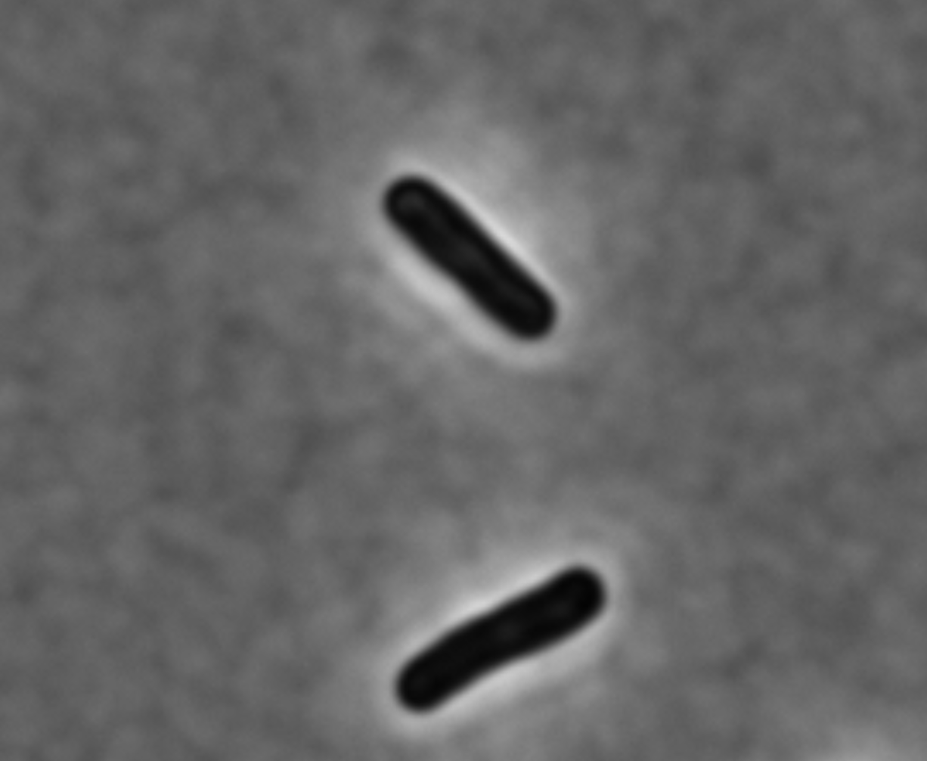
#> input picture test.png, 927 x 761 px, shrunk from 1226 x 1006 before the run
$ python functions.py
#> lines starting #> are read from the running program, lines starting #| are printed output that depends on the picture; after the words box and inside, x2 and y2 are one past the last pixel; in counts of white or black regions, pixels touching at a corner belong together
import cv2
import numpy as np
import matplotlib.pyplot as plt


def get_contour(image_path: str) -> np.ndarray:
#> called with image_path = 'test.png'
    image = cv2.imread(image_path)
#> image is the input picture: shape (761, 927, 3); mean B, G, R 102.1, 102.1, 102.1
    gray = cv2.cvtColor(image, cv2.COLOR_BGR2GRAY)
    ret, thresh = cv2.threshold(gray, 100, 255, cv2.THRESH_BINARY)
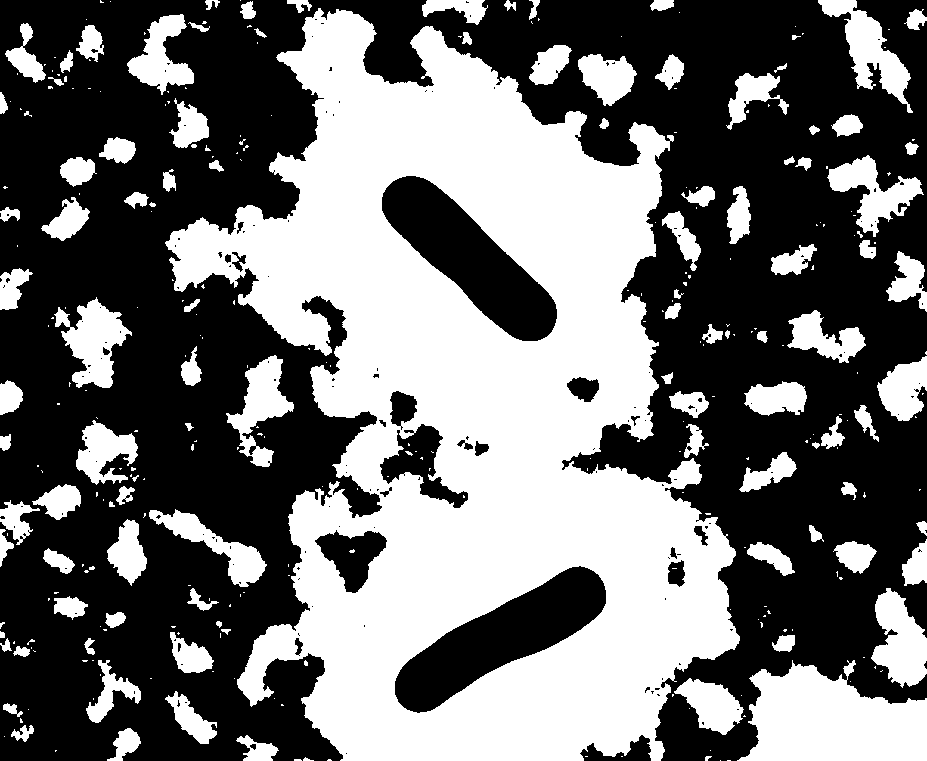
#> thresh: shape (761, 927); 43.4% white; 323 white regions (211 under 20 px), largest, box (x1, y1, x2, y2) and area: (165, 8, 740, 761) 221177, (737, 660, 927, 761) 13430, (818, 0, 913, 113) 3576
    img_canny = cv2.Canny(thresh, 0, 150)
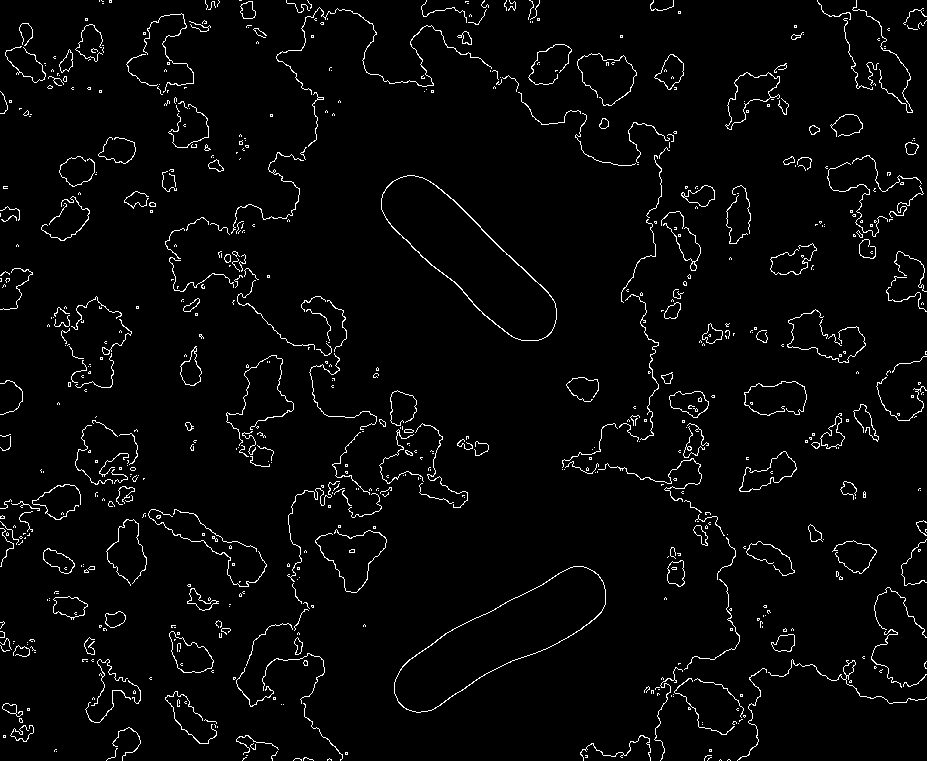
#> img_canny: shape (761, 927); 3% white in thin lines or dots
    contours_raw, hierarchy = cv2.findContours(
        img_canny, cv2.RETR_EXTERNAL, cv2.CHAIN_APPROX_NONE
    )
#> contours_raw = 696 contours, 628 with area under 20; largest, box (x1, y1, x2, y2) and area: (394, 566, 606, 713) 12622, (381, 175, 557, 341) 12212, (725, 72, 780, 130) 1334, (169, 631, 214, 673) 1045, (739, 451, 797, 492) 1038
    # # Filter out contours with small area
    # contours = list(filter(lambda x: cv2.contourArea(x) >= 300, contours_raw))
    return contours_raw


def plot_contour(contour: np.ndarray):
    plt.figure()
    for i in range(len(contour)):
        plt.scatter(contour[i][:, 0, 0], contour[i][:, 0, 1], s=1)
    plt.savefig("contour.png", dpi=300)
    plt.close()


# test.png
image_path = "test.png"
contour = get_contour(image_path)
#> contour has the same summary as contours_raw in get_contour
plot_contour(contour)
#> in plot_contour, `plt.savefig("contour.png", dpi=300)`:
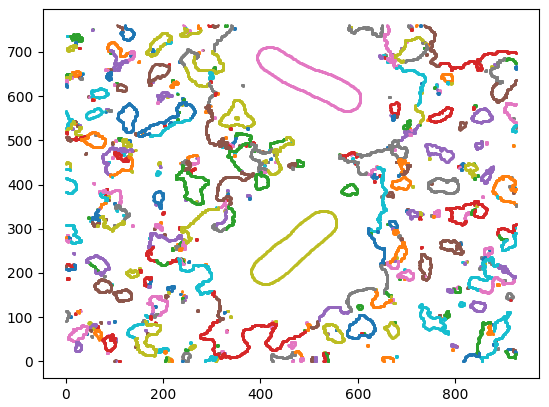
#> figure drawn by matplotlib, 1 panel
print(contour)
#> (printed output is left out)
